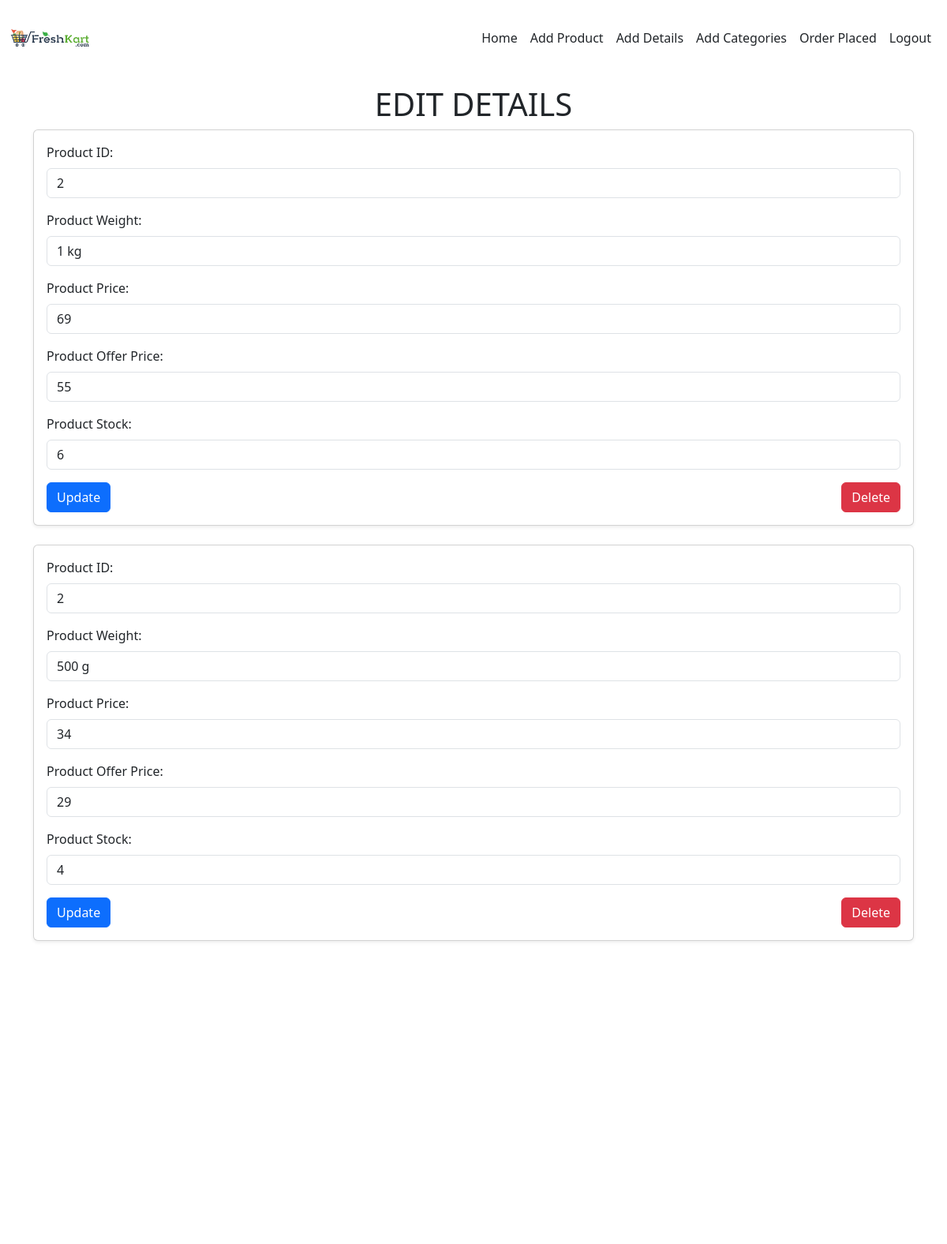
/editdetails/2, run on the app's committed database.
### store/models.py (models this page shows, shortened)
class Details(models.Model):
    product=models.ForeignKey(Product,on_delete=models.CASCADE)
    weight=models.TextField()
    price=models.IntegerField()
    off_price=models.IntegerField()
    stock=models.IntegerField()
    discount = models.DecimalField(max_digits=5, decimal_places=2, default=0.00)

### store/views.py (the view)
# urls.py: path('editdetails/<pid>',views.editdetails),
def editdetails(req,pid):
    if req.method == 'POST':
        details=req.POST['d_id']
        product=req.POST['p_id']
        weight=req.POST['p_weight']
        price=req.POST['p_price']
        offprice=req.POST['of_price']
        stock=req.POST['p_stock']
        Details.objects.filter(pk=details).update(product=Product.objects.get(pk=product),weight=weight,price=price,off_price=offprice,stock=stock)
        return redirect(shop_home)
    else:
        data=Details.objects.filter(product=pid)
        data1=Product.objects.get(pk=pid)
        return render(req,'shop/editdetails.html',{'data':data,'data1':data1})

### template/shop/editdetails.html (shortened to what this page needs)
<!DOCTYPE html>
<html lang="en">
<head>
    {% load static %}
    <link rel="stylesheet" href="{% static 'css/shop.css' %}">
    <link href="https://cdn.jsdelivr.net/npm/bootstrap@5.3.3/dist/css/bootstrap.min.css" rel="stylesheet">
    <link rel="stylesheet" href="https://cdnjs.cloudflare.com/ajax/libs/font-awesome/6.7.2/css/all.min.css" />
</head>
<body style="background-image: url(static/img/grogo.jpeg); margin-bottom: 800vh;">
    <nav class="  navbar navbar-expand-sm bg-white navbar-white fixed-top ">
        <div class="container-fluid">
            <a href="shop_home"><img src="{% static 'images/logo.jpg' %}" alt="Logo" class="img-fluid" style="height: 80px; width: auto;"></a>
          <div class="collapse navbar-collapse justify-content-end " id="collapsibleNavbar">
            <ul class="navbar-nav">
              <li class="nav-item">
                <a class="nav-link  active text-dark" href="../">Home</a>
              </li>
              <li class="nav-item ">
                <a class="nav-link text-dark " href="addproduct">Add Product</a>
              </li>
              <li class="nav-item  ">
                <a class="nav-link text-dark" href="details">Add Details</a>
              </li>
              <li class="nav-item  ">
                <a class="nav-link text-dark" href="categoryyy">Add Categories</a>
              </li>
              <li class="nav-item  ">
                <a class="nav-link text-dark" href="bookings">Order Placed</a>
              </li>
              <li class="nav-item  ">
                <a class="nav-link text-dark" href="logout">Logout</a>
              </li>
            </ul>
          </div>
        </div>
    </nav>
    <div class="container mt-5" style="border-top-width: 44px;border-top-style: solid;">
        <h1><center>EDIT DETAILS</center></h1>
        {% for i in data %}
        <form action="" method="post">
            <div class="card shadow-sm mb-4">
                <div class="card-body">
                    <div class="mb-3">
                        <label for="p_id" class="form-label">Product ID:</label>
                        <input type="number" id="p_id" name="p_id" class="form-control" value="{{i.product_id}}" readonly>
                    </div>
                    <div class="mb-3">
                        <label for="p_weight" class="form-label">Product Weight:</label>
                        <input type="text" id="p_weight" name="p_weight" class="form-control" required value="{{i.weight}}">
                    </div>
                    <div class="mb-3">
                        <label for="p_price" class="form-label">Product Price:</label>
                        <input type="number" id="p_price" name="p_price" class="form-control" required value="{{i.price}}">
                    </div>
                    <div class="mb-3">
                        <label for="of_price" class="form-label">Product Offer Price:</label>
                        <input type="number" id="of_price" name="of_price" class="form-control" required value="{{i.off_price}}">
                    </div>
                    <div class="mb-3">
                        <label for="p_stock" class="form-label">Product Stock:</label>
                        <input type="number" id="p_stock" name="p_stock" class="form-control" required value="{{i.stock}}">
                    </div>
                    <div class="d-flex justify-content-between">
                        <button type="submit" class="btn btn-primary">Update</button>
                        <a href="../delete_details/{{i.pk}}" class="btn btn-danger">Delete</a>
                    </div>
                </div>
            </div>
        </form>
        {% endfor %}
    </div>
</body>
</html>

### static/css/shop.css (style rules this page uses)
* { margin: 0; padding: 0; box-sizing: border-box; }
body { font-family: Arial, sans-serif; }
.navbar { display: flex; justify-content: space-between; align-items: center; background-color: rgba(255, 255, 255, 0.5); backdrop-filter: blur(50px); transition: background-color 0.3s ease; padding: 10px 20px; position: fixed; top: 0; width: 100%; z-index: 1000; }
.container { max-width: 1000px; margin: 0 auto; padding: 16px; margin-top: 30px; height: 1500px; }

### data on the page
Details: p_id "2", p_weight "1 kg", p_price "69", of_price "55", p_stock "6"
Details: p_id "2", p_weight "500 g", p_price "34", of_price "29", p_stock "4"
